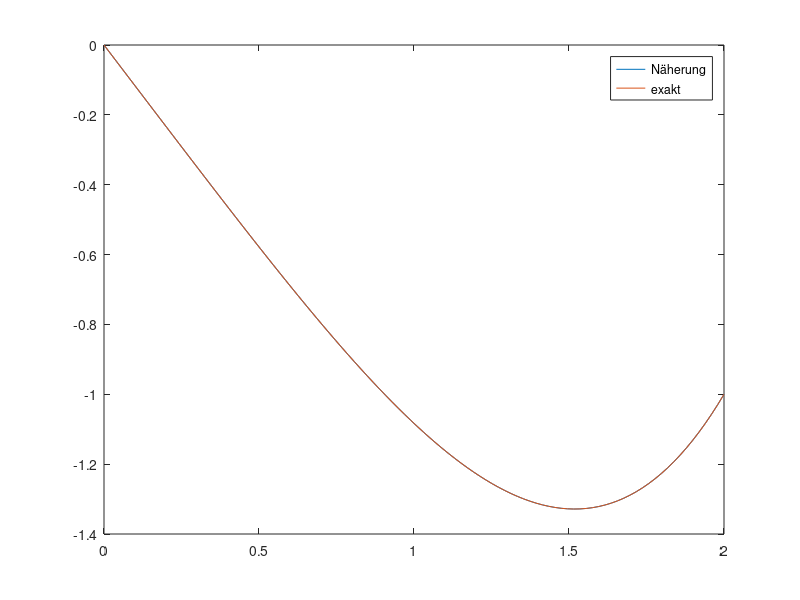

The MATLAB source for this figure:
function laplace_bem
%LAPLACE_BEM Löst u''=x^2

%% Vorgaben
% Intervall
a = 0;
b = 2;

% Randwerte
ua = 0;
ub = -1;

% rechte Seite
f = @(x) x.^2;

%% Fundamentallösung
H = @(x) x >= 0;

ustar = @(x, xi) 0.5 * abs(x - xi);
dustar = @(x, xi) -0.5 + H(x - xi);

%% Unbekannte berechnen
eps = 1e-20;

A = [ -ustar(a,a+eps) ustar(b, a) 
      -ustar(a,b) ustar(b, b-eps) ]
  
fb = [ quadgk(@(x) f(x).*ustar(x, a), a, b) + (ub*dustar(b, a) - ua*dustar(a, a+eps)) - ua
       quadgk(@(x) f(x).*ustar(x, b), a, b) + (ub*dustar(b, b-eps) - ua*dustar(a, b)) - ub ]
   
du = A\fb

dua = du(1);
dub = du(2);

%% numerische Lösung
n = 100;

xi = linspace(a, b, n);
y = zeros(1, n);

for i = 2:n-1
    xpos = xi(i);
    
    y(i) = quadgk(@(x) f(x).*ustar(x, xpos), a, b) ...
        + (ub*dustar(b, xpos) - ua*dustar(a, xpos)) ...
        - (dub*ustar(b, xpos) - dua*ustar(a, xpos));
end

y(1) = ua;
y(n) = ub;

%% exakte Lösung
c = [a 1; b 1]\[ua - 1/12*a^4; ub - 1/12*b^4];

yex = 1/12*xi.^4+c(1)*xi+c(2);

%% Plotten
plot(xi, y, xi, yex);
legend('Näherung', 'exakt', 'location', 'best');

end

